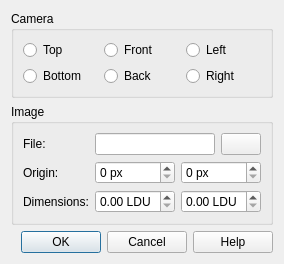
<?xml version="1.0" encoding="UTF-8"?>
<ui version="4.0">
 <class>OverlayUI</class>
 <widget class="QDialog" name="OverlayUI">
  <property name="geometry">
   <rect>
    <x>0</x>
    <y>0</y>
    <width>276</width>
    <height>244</height>
   </rect>
  </property>
  <property name="windowTitle">
   <string>Set Overlay</string>
  </property>
  <property name="windowIcon">
   <iconset resource="../../ldforge.qrc">
    <normaloff>:/icons/overlay.png</normaloff>:/icons/overlay.png</iconset>
  </property>
  <layout class="QVBoxLayout" name="verticalLayout">
   <item>
    <widget class="QGroupBox" name="groupBox_2">
     <property name="title">
      <string>Camera</string>
     </property>
     <layout class="QGridLayout" name="gridLayout">
      <item row="0" column="0">
       <widget class="QRadioButton" name="top">
        <property name="text">
         <string>Top</string>
        </property>
        <property name="icon">
         <iconset resource="../../ldforge.qrc">
          <normaloff>:/icons/camera-top.png</normaloff>:/icons/camera-top.png</iconset>
        </property>
       </widget>
      </item>
      <item row="0" column="1">
       <widget class="QRadioButton" name="front">
        <property name="text">
         <string>Front</string>
        </property>
        <property name="icon">
         <iconset resource="../../ldforge.qrc">
          <normaloff>:/icons/camera-front.png</normaloff>:/icons/camera-front.png</iconset>
        </property>
       </widget>
      </item>
      <item row="0" column="2">
       <widget class="QRadioButton" name="left">
        <property name="text">
         <string>Left</string>
        </property>
        <property name="icon">
         <iconset resource="../../ldforge.qrc">
          <normaloff>:/icons/camera-left.png</normaloff>:/icons/camera-left.png</iconset>
        </property>
       </widget>
      </item>
      <item row="1" column="0">
       <widget class="QRadioButton" name="bottom">
        <property name="text">
         <string>Bottom</string>
        </property>
        <property name="icon">
         <iconset resource="../../ldforge.qrc">
          <normaloff>:/icons/camera-bottom.png</normaloff>:/icons/camera-bottom.png</iconset>
        </property>
       </widget>
      </item>
      <item row="1" column="1">
       <widget class="QRadioButton" name="back">
        <property name="text">
         <string>Back</string>
        </property>
        <property name="icon">
         <iconset resource="../../ldforge.qrc">
          <normaloff>:/icons/camera-back.png</normaloff>:/icons/camera-back.png</iconset>
        </property>
       </widget>
      </item>
      <item row="1" column="2">
       <widget class="QRadioButton" name="right">
        <property name="text">
         <string>Right</string>
        </property>
        <property name="icon">
         <iconset resource="../../ldforge.qrc">
          <normaloff>:/icons/camera-right.png</normaloff>:/icons/camera-right.png</iconset>
        </property>
       </widget>
      </item>
     </layout>
    </widget>
   </item>
   <item>
    <widget class="QGroupBox" name="groupBox">
     <property name="title">
      <string>Image</string>
     </property>
     <layout class="QVBoxLayout" name="verticalLayout_2">
      <item>
       <layout class="QFormLayout" name="formLayout">
        <property name="fieldGrowthPolicy">
         <enum>QFormLayout::ExpandingFieldsGrow</enum>
        </property>
        <item row="0" column="0">
         <widget class="QLabel" name="label">
          <property name="text">
           <string>File:</string>
          </property>
         </widget>
        </item>
        <item row="0" column="1">
         <layout class="QHBoxLayout" name="horizontalLayout_3">
          <item>
           <widget class="QLineEdit" name="filename"/>
          </item>
          <item>
           <widget class="QPushButton" name="fileSearchButton">
            <property name="text">
             <string/>
            </property>
            <property name="icon">
             <iconset resource="../../ldforge.qrc">
              <normaloff>:/icons/file-open.png</normaloff>:/icons/file-open.png</iconset>
            </property>
           </widget>
          </item>
         </layout>
        </item>
        <item row="1" column="0">
         <widget class="QLabel" name="label_2">
          <property name="text">
           <string>Origin:</string>
          </property>
         </widget>
        </item>
        <item row="1" column="1">
         <layout class="QHBoxLayout" name="horizontalLayout">
          <item>
           <widget class="QSpinBox" name="originX">
            <property name="minimumSize">
             <size>
              <width>80</width>
              <height>0</height>
             </size>
            </property>
            <property name="suffix">
             <string> px</string>
            </property>
            <property name="prefix">
             <string/>
            </property>
            <property name="maximum">
             <number>10000</number>
            </property>
           </widget>
          </item>
          <item>
           <widget class="QSpinBox" name="originY">
            <property name="minimumSize">
             <size>
              <width>80</width>
              <height>0</height>
             </size>
            </property>
            <property name="suffix">
             <string> px</string>
            </property>
            <property name="maximum">
             <number>10000</number>
            </property>
           </widget>
          </item>
         </layout>
        </item>
        <item row="2" column="0">
         <widget class="QLabel" name="label_3">
          <property name="text">
           <string>Dimensions:</string>
          </property>
         </widget>
        </item>
        <item row="2" column="1">
         <layout class="QHBoxLayout" name="horizontalLayout_2">
          <item>
           <widget class="QDoubleSpinBox" name="width">
            <property name="minimumSize">
             <size>
              <width>80</width>
              <height>0</height>
             </size>
            </property>
            <property name="suffix">
             <string> LDU</string>
            </property>
            <property name="maximum">
             <double>10000.000000000000000</double>
            </property>
           </widget>
          </item>
          <item>
           <widget class="QDoubleSpinBox" name="height">
            <property name="minimumSize">
             <size>
              <width>80</width>
              <height>0</height>
             </size>
            </property>
            <property name="suffix">
             <string> LDU</string>
            </property>
            <property name="minimum">
             <double>0.000000000000000</double>
            </property>
            <property name="maximum">
             <double>10000.000000000000000</double>
            </property>
           </widget>
          </item>
         </layout>
        </item>
       </layout>
      </item>
     </layout>
    </widget>
   </item>
   <item>
    <widget class="QDialogButtonBox" name="buttonBox">
     <property name="orientation">
      <enum>Qt::Horizontal</enum>
     </property>
     <property name="standardButtons">
      <set>QDialogButtonBox::Cancel|QDialogButtonBox::Help|QDialogButtonBox::Ok</set>
     </property>
    </widget>
   </item>
  </layout>
 </widget>
 <resources>
  <include location="../../ldforge.qrc"/>
 </resources>
 <connections>
  <connection>
   <sender>buttonBox</sender>
   <signal>accepted()</signal>
   <receiver>OverlayUI</receiver>
   <slot>accept()</slot>
   <hints>
    <hint type="sourcelabel">
     <x>248</x>
     <y>254</y>
    </hint>
    <hint type="destinationlabel">
     <x>157</x>
     <y>274</y>
    </hint>
   </hints>
  </connection>
  <connection>
   <sender>buttonBox</sender>
   <signal>rejected()</signal>
   <receiver>OverlayUI</receiver>
   <slot>reject()</slot>
   <hints>
    <hint type="sourcelabel">
     <x>316</x>
     <y>260</y>
    </hint>
    <hint type="destinationlabel">
     <x>286</x>
     <y>274</y>
    </hint>
   </hints>
  </connection>
 </connections>
</ui>
